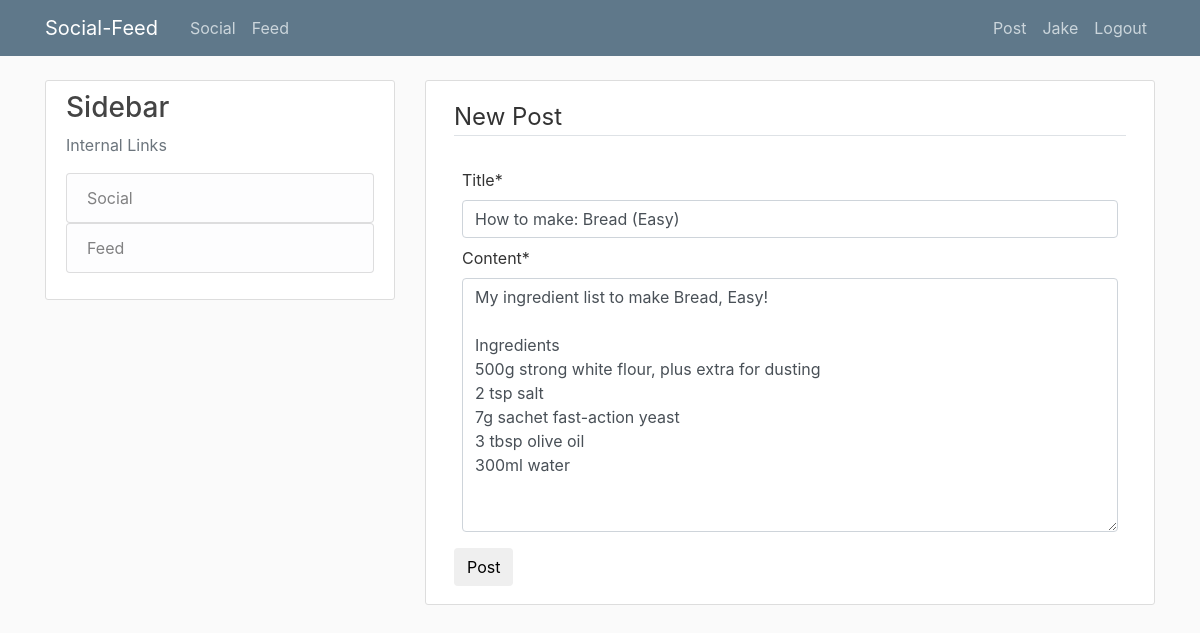
Page /post/10/update/ (signed in) on the committed database.
### feed/models.py (models this page shows, shortened)
class Post(models.Model):
    title = models.CharField(max_length=100)
    content = models.TextField(max_length=4000)
    date_posted = models.DateTimeField(default=timezone.now)
    author = models.ForeignKey(User, on_delete=models.CASCADE)

### feed/views.py (the view, shortened to what this page needs)
# urls.py: path("post/<int:pk>/update/", PostUpdateView.as_view(), name="post-update"),
class PostUpdateView(LoginRequiredMixin, UserPassesTestMixin, UpdateView):
    model = Post
    fields = ["title", "content"]
    def test_func(self):
        post = self.get_object()
        if self.request.user == post.author:
            return True
        return False

### feed/templates/feed/post_form.html (shortened to what this page needs)
{% extends "feed/base.html" %}
{% load crispy_forms_tags %}
{% block content%}
<div class="content-section">
    <form method="POST">
       <fieldset class="form-group">
          <legend class="border-bottom mb-4">New Post</legend>
          {{ form|crispy }}
       </fieldset>
       <div class=form-group>
          <button class="btn btn-outline-button" type="submit">Post</button>
       </div>
    </form>
 </div>
{% endblock content %}

### feed/templates/feed/base.html (shortened to what this page needs)
{% load static %}
<!DOCTYPE html>
<html lang="en">
<head>
    <link rel="stylesheet" href="https://maxcdn.bootstrapcdn.com/bootstrap/4.0.0/css/bootstrap.min.css">
    <link rel="stylesheet" href="{% static 'feed/main.css' %}">
</head>
<body>
    <header class="site-header">
        <nav class="navbar navbar-expand-md navbar-dark bg-steel fixed-top">
        <div class="container">
            <a class="navbar-brand mr-4" href="/">Social-Feed</a>
            <div class="collapse navbar-collapse" id="navbarToggle">
            <div class="navbar-nav mr-auto">
                <a class="nav-item nav-link" href="{% url 'feed-home' %}">Social</a>
                <a class="nav-item nav-link" href="{% url 'feed' %}">Feed</a>
            </div>
            <div class="navbar-nav">
                {% if user.is_authenticated %}
                    <a class="nav-item nav-link" href="{% url 'post-create' %}">Post</a>
                    <a class="nav-item nav-link" href="{% url 'profile' %}">{{user.username}}</a>
                    <a class="nav-item nav-link" href="{% url 'logout' %}">Logout</a>
                {% else %}
                    <a class="nav-item nav-link" href="{% url 'login' %}">Login</a>
                    <a class="nav-item nav-link" href="{% url 'register' %}">Register</a>
                {% endif %}
            </div>
            </div>
        </div>
        </nav>
    </header>
    <main role="main" class="container">
        <div class="row">
            <div class="col-md-4">
                <div class="content-section">
                <h3>Sidebar</h3>
                <p class='text-muted'>Internal Links
                    <ul class="list-group">
                    <a href="{% url 'feed-home' %}"> <li class="list-group-item list-group-item-light">Social</li> </a>
                    <a href="{% url 'feed' %}"> <li class="list-group-item list-group-item-light">Feed</li> </a>
                    </ul>
                </p>
                </div>
            </div>
            <div class="col-md-8">
                {% block content %}{% endblock %}
            </div>
        </div>
  </main>
</body>
</html>

### feed/static/feed/main.css (style rules this page uses)
body { background: #fafafa; color: #333333; margin-top: 5rem; }
h1, h2, h3, h4, h5, h6 { color: #444444; }
ul { margin: 0; }
.bg-steel { background-color: #5f788a; }
.site-header .navbar-nav .nav-link { color: #cbd5db; }
.content-section { background: #ffffff; padding: 10px 20px; border: 1px solid #dddddd; border-radius: 3px; margin-bottom: 20px; }
.form-group { margin: 8px }

### rows in the picture
Post: title "How to make: Bread (Easy)", content "My ingredient list to make Bread, Easy! Ingredients 500g strong white flour, plus extra for dusting 2 tsp salt 7g sachet fast-action yeast 3 tbsp olive oil 300ml water"

### other values in the picture
{{ user.username }} "Jake"
